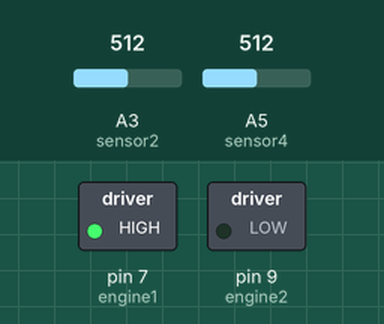
Bench run of a sketch on a simulated Arduino Uno, built with avr-gcc and run on an emulated ATmega328P. Shown: switched loads named in the sketch (green lamp = pin HIGH). The inputs (shaded band) are chosen by the test bench; at power-on: A3 (sensor2) = 512, A5 (sensor4) = 512.

Above: at 0.1 s.
Timing chart, 0 to 1.6 s (numbered marks = the images above):
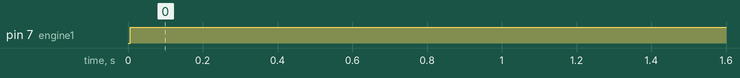

Measured:
- by itself, pin 7 (engine1): LOW → HIGH at 0.01 s

The sketch:

script-principal.ino
```cpp
/*Declaracao das variaveis do PID (Proporcional, Integral, Derivativo)
  O controle PID é um método de controle amplamente utilizado em sistemas dinâmicos para manter uma variável próxima a um valor desejado.

  - setpoint e o valor desejado
  - kp e o ganho proporcional
  - ki e o ganho integral
  - kd e o ganho derivativo
  - proportional e a saida proprocional ao erro obtido
  - integral é a soma dos erros
  - derivative e avariavel que elimina o erro acumulado na integral
  - error e o erro atual
  - lastError e o ultimo erro
  - pv e a variavel do processo
  - output e a saida do controle
  - engineDifference diferença dos motores

  Declarados com "//*" necessitam serem iniciados.
*/
double setpoint = 255; //*
double kp = 2.0; //*
double ki = 0.2; //*
double kd = 0.6; //*
double proportional;
double integral = 0; //*
double derivative;
double error;
double lastError = 0; //*
double pv;
double output;
double engineDifference = 0; //*

/*Declaracao das variaveis de estado dos sensores
  Declaração das variaveis que irao armazenar o estado dos sensores durante a execucao.

  - 0 significa que o sensor esta vendo a cor branca ou proximo a mesma
  - 1 significa que o sensor esta vendo a cor preta ou proximo a mesma

  Os sensores estao declarados na ordem que representa a esquerda para direita,
  ou seja, sensorStatus2 e o sensor mais a direita que o sensor sensorStatus4.
*/
int sensorValue2;
int sensorValue4;

/*Declaracao das variaveis de estado dos sensores
  Declaração das variaveis que irao armazenar a velocidade dos motores durante a execucao.

  - 255 significa que o motor esta em sua maxima velocidade
  - 0 significa que o motor esta em sua minima velocidade

  Os motores estao declarados na ordem que representa a esquerda para direita,
  ou seja, engine1Velocity e o motor mais a direita que o motor engine2Velocity.
*/
int engine1Value;
int engine2Value;

/*Definicao das portas dos sensores
  Definição das portas utilizadas pelos sensores no arduino.

  Na necessidade da mudança de alguma porta da placa do arduino referente aos sensores, basta reconfigura-la aqui.

  Os sensores estao definidos na ordem que representa a esquerda para direita,
  ou seja, sensor2 e o sensor mais a direita que o sensor sensor4.
*/
#define sensor2 3
#define sensor4 5

/*Definicao das portas dos motores
  Definição das portas utilizadas pelos motores no arduino.

  Na necessidade da mudança de alguma porta da placa do arduino referente aos motores, basta reconfigura-la aqui.

  Os motores estao definidos na ordem que representa a esquerda para direita,
  ou seja, sensor2 e o sensor mais a direita que o sensor sensor4.
*/
#define engine1 7
#define engine2 9

void setup() {
  /*Configuracao dos pinos e seus repectivos modos*/
  pinMode (sensor2,INPUT);
  pinMode (sensor4,INPUT);
  pinMode (engine1, OUTPUT);
  pinMode (engine2 ,OUTPUT);

  /*Output inicial dos motores*/
  digitalWrite(engine1, LOW);
  digitalWrite(engine2, LOW);
}

void loop() {
  /*Leitura no console*/
  Serial.println("\nInicio do relatorio***********************");
  Serial.println("Valor desejado: "+(String)setpoint);
  Serial.println("Ganho proporcional: "+(String)kp);
  Serial.println("Ganho integral: "+(String)ki);
  Serial.println("Ganho derivativo: "+(String)kd);
  Serial.println("Valor proporcional: "+(String)proportional);
  Serial.println("Valor integral: "+(String)integral);
  Serial.println("Valor derivativo: "+(String)derivative);
  Serial.println("Valor do erro: "+(String)error);
  Serial.println("Valor do ultimo erro: "+(String)lastError);
  Serial.println("Valor da variavel do processo: "+(String)pv);
  Serial.println("Valor da saida: "+(String)output);
  Serial.println("Valor do sensor2: "+(String)sensorValue2);
  Serial.println("Valor da sensor4: "+(String)sensorValue4);
  Serial.println("Valor da velocidade do motor1: "+(String)engine1Value);
  Serial.println("Valor da velocidade do motor2: "+(String)engine2Value);
  Serial.println("\nFim do relatorio**************************");

  /*Leitura dos sensores*/
  sensorValue2 = analogRead(sensor2);
  sensorValue4 = analogRead(sensor4);

  /*Cálculo da variavel do processo*/
  pv = sensorValue2 + sensorValue4;

  /*Cálculo do erro*/
  error = setpoint - ((pv) / 2.0);

  /*Cálculo do termo proporcional*/
  proportional = kp * error;

  /*Cálculo do termo integral*/
  integral += ki * error;

  /*Cálculo do termo derivativo*/
  derivative = kd * (error - lastError);

  /*Cálculo da saída do PID*/
  output = proportional + integral + derivative;

  /*Ajuste da velocidade dos motores com base no controle PID*/
  engine1Value = constrain(255 - output - engineDifference, 0, 255);
  engine2Value = constrain(255 + output, 0, 255);

  /*Controle dos motores*/
  analogWrite(engine1, engine1Value);
  analogWrite(engine2, engine2Value);
}
```
